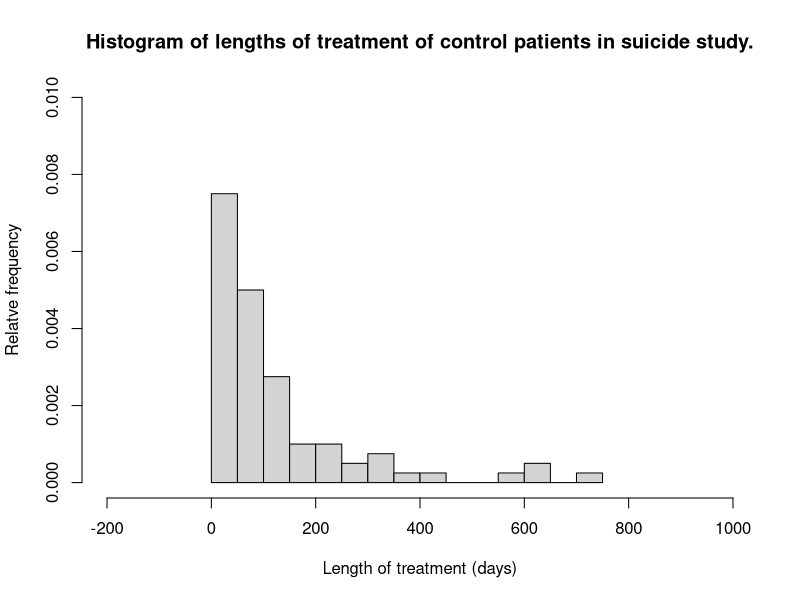
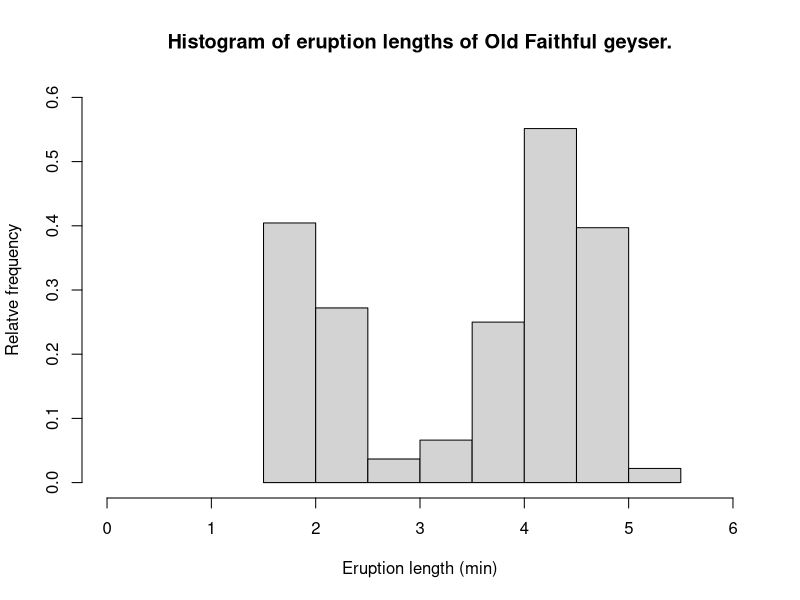
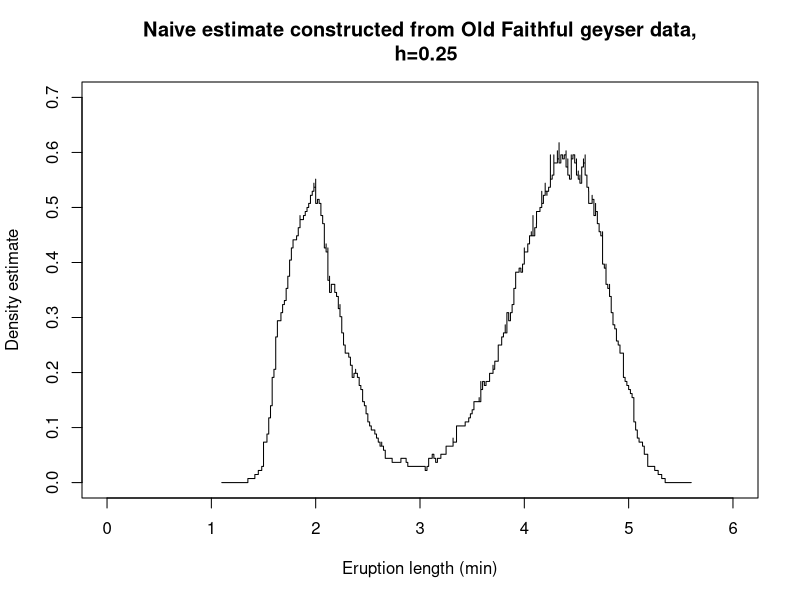
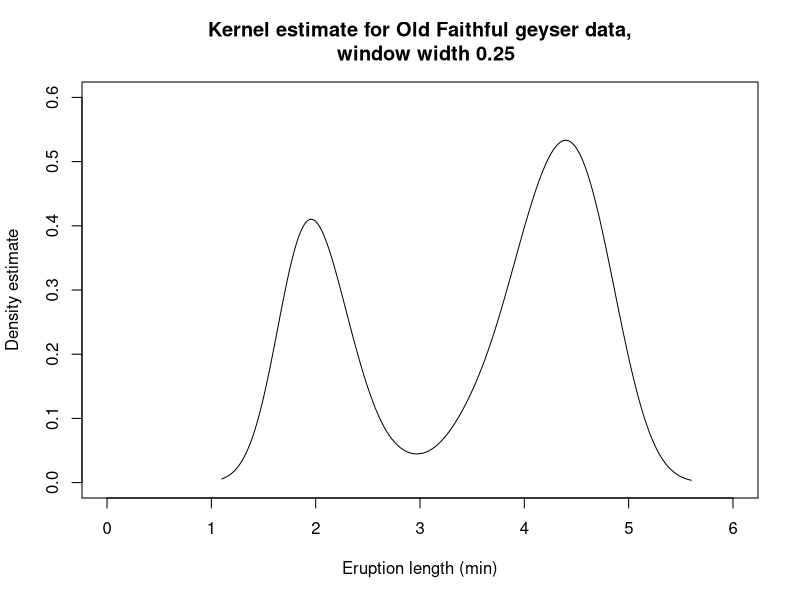
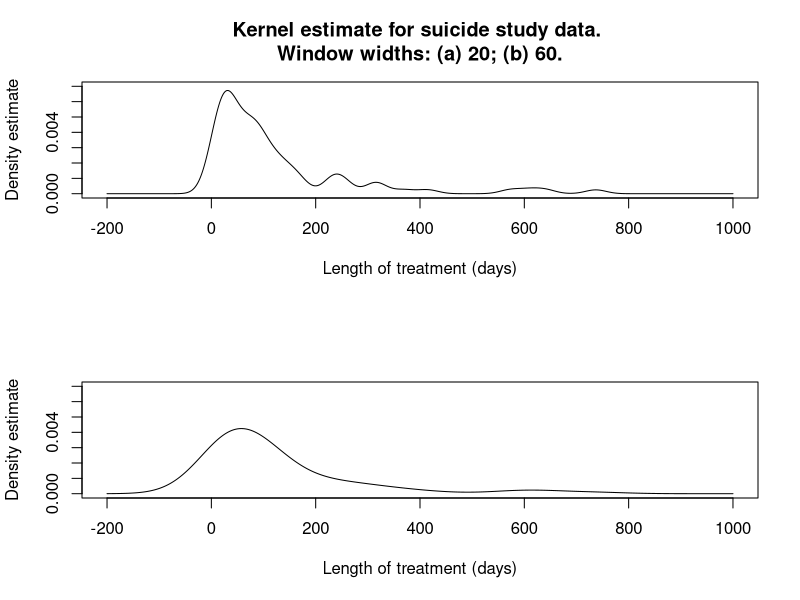

Generate these figures, in order, with R:
## Section 2.2 Histogram
days <- c(1, 27, 49, 84, 126, 257, 1, 27, 49, 84, 129, 311,
	5, 30, 54, 84, 134, 314, 7, 30, 56, 90, 144, 322,
	8, 31, 56, 91, 147, 369, 8, 31, 62, 92, 153, 415,
	13, 32, 63, 93, 163, 573, 14, 34, 65, 93, 167, 609,
	14, 35, 65, 103, 175, 640, 17, 36, 67, 103, 228, 737,
	18, 37, 75, 111, 231, 21, 38, 76, 112, 235,
	21, 39, 79, 119, 242, 22, 39, 82, 122, 256)

# Fig 2.2
hist(days, freq = FALSE, xlim = c(-200, 1000), ylim = c(0, 0.01),
main = "Histogram of lengths of treatment of control patients in suicide study.",
xlab = "Length of treatment (days)", ylab = "Relatve frequency",
breaks = 13)

# Fig 2.1
hist(faithful$eruptions, freq = FALSE, xlim = c(0,6), ylim = c(0,0.6),
main = "Histogram of eruption lengths of Old Faithful geyser.",
xlab = "Eruption length (min)", ylab = "Relatve frequency")

## Section 2.3 Naive Estimator

naiveDE <- function (x, data, bin.width = 0.25)
{
  return (sapply(x, function (x) 1/length(data)*
                  sum( 1/bin.width*0.5*(abs( (x-data) / bin.width ) <=1) ) ) )
}

x = seq(min(faithful$eruptions) - 0.5, max(faithful$eruptions) + 0.5, by = 1e-5)
y = naiveDE(x , faithful$eruptions)

# Fig 2.3
plot(x, y, type = "l", xlim= c(0,6), ylim = c(0, 0.7), xlab = "Eruption length (min)",
  ylab = "Density estimate", main = "Naive estimate constructed from Old Faithful geyser data,
  h=0.25")

# Section 2.4 Kernel Estimator

kernelDE <- function(x, data, bandwidth = 0.25, kernel)
{
  return (sapply(x, function (x) 1/length(data)*
                   sum( 1/bandwidth*kernel((x-data)/bandwidth) ) ) )
}

x = seq(min(faithful$eruptions) - 0.5, max(faithful$eruptions) + 0.5, by = 1e-5)
y = kernelDE(x , faithful$eruptions, kernel = function (k) dnorm(k))

# Fig 2.8
plot(x, y, type = "l", xlim= c(0,6), ylim = c(0, 0.6), xlab = "Eruption length (min)",
     ylab = "Density estimate", main = "Kernel estimate for Old Faithful geyser data,
  window width 0.25")

x = seq(-200, 1000, by = 1e-3)

# Fig 2.9
par(mfcol = c(2,1))

y = kernelDE(x, days, 20, kernel = function (k) dnorm(k))
plot(x, y, type = "l", ylim= c(0,0.007), xlim = c(-200, 1000), xlab = "Length of treatment (days)",
     ylab = "Density estimate")
title(main = "Kernel estimate for suicide study data. \nWindow widths: (a) 20; (b) 60.")
y = kernelDE(x, days, 60, kernel = function (k) dnorm(k))
plot(x, y, type = "l", ylim= c(0,0.007), xlim = c(-200, 1000), xlab = "Length of treatment (days)",
     ylab = "Density estimate")



